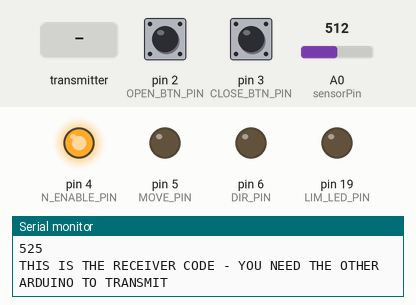
Recording of a sketch running on a simulated Arduino Uno, built with avr-gcc and run on an emulated ATmega328P. Parts: output pins drawn as LEDs (lit = HIGH), the last lines printed to the serial monitor. Dashed ring = blinking. The test bench sets the inputs (shaded band); at power-on: pin 2 (OPEN_BTN_PIN) HIGH, pin 3 (CLOSE_BTN_PIN) HIGH, A0 (sensorPin) = 512. EEPROM starts erased; no radio packets arrive unless stated.

Above: at 3.2 s.
3.3 s: pin 2 (OPEN_BTN_PIN) pulled LOW for 3.2 s
At 6.91 s:
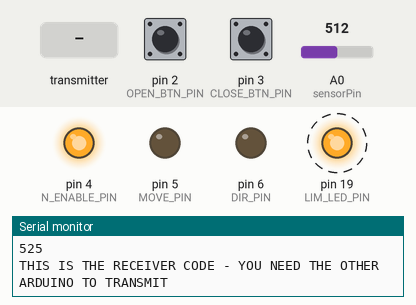
8.9 s: the transmitter starts sending data = 0
10.5 s: pin 3 (CLOSE_BTN_PIN) pulled LOW for 3.2 s
At 15.4 s:
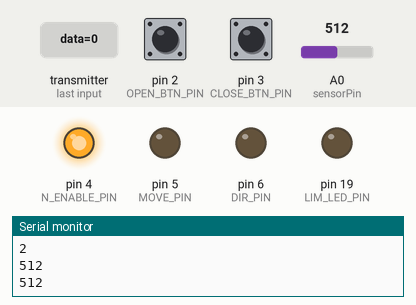
15.9 s: pin 2 (OPEN_BTN_PIN) pulled LOW for 0.25 s
At 16.78 s:
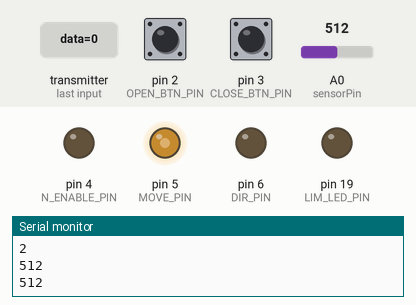
Timing chart, 0 to 18.9 s (numbered marks = the images above; inputs shaded):
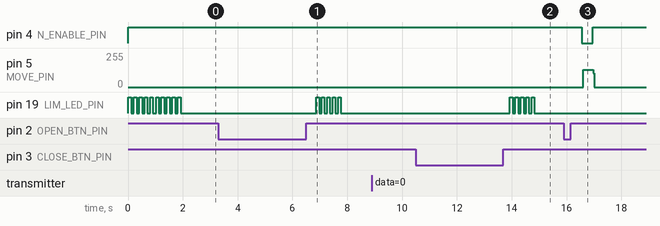

The sketch:

tmrf24_ventmotr_0.ino
```cpp
#include "Arduino.h"
#include <SPI.h>
#include <RF24.h>
#include <EEPROM.h>
#include <ezButton.h>

#define DIR_OPEN     0         //
#define DIR_CLOSE    1
#define N_ENABLE_PIN 4
#define DIR_PIN      6
#define MOVE_PIN     5
#define LIM_LED_PIN  19     // A5 as output
#define NO_CHECK     1      // flag for button presses to bypass position check
#define CMD_OPEN     55
#define CMD_CLOSE    66

#define sensorPin    A0     // select the input pin for the potentiometer
int sensorValue = 0;  // variable to store the value coming from the sensor

//-----------------------------------------------
// Radio setup
//
// This is just the way the RF24 library works:
// Hardware configuration: Set up nRF24L01 radio on SPI bus (pins 11, 12, 13) plus pins CE & CSN
RF24 radio(9, 10);
byte addresses[][6] = {"1Node","2Node"};

//-----------------------------------------------
// Movement limit functions
//
#define LIM_VALID 1234    //prevent uninitialied EEPROM from reading as valid
struct Limit { // Struct for read/write to EEPROM
  int valid;   // when == LIM_VALID
  int lim;
};
struct Limits { // Struct to store limit read values
  int valid;   // when > 0
  int minLim;
  int maxLim;
};

Limits curLimits;    // store limits read from EEPROM

Limits getLimits() {
  Limit gLim;
  curLimits.valid = 0;

  EEPROM.get(0, gLim);   // min limit
  if (gLim.valid == LIM_VALID) {
    curLimits.valid++;
    curLimits.minLim = gLim.lim;
  }

  EEPROM.get(sizeof(Limit), gLim);   // max limit
  if (gLim.valid == LIM_VALID) {
    curLimits.valid++;
    curLimits.maxLim = gLim.lim;
  }

  if (curLimits.valid != 2) curLimits.valid = 0;
  Serial.println("");
  Serial.println("Limits:");
  Serial.println(curLimits.valid);
  Serial.println(curLimits.minLim);
  Serial.println(curLimits.maxLim);
}

void setLimit(int dir, int lim) {
  Limit sLim;
  int maxNotMin;
  if      (dir == DIR_OPEN) maxNotMin = 1;   // max limit: 2nd byte of EEPROM
  else if (dir == DIR_CLOSE) maxNotMin = 0;  // min limit: 1st byte of EEPROM
  sLim.valid = LIM_VALID;
  sLim.lim = lim;
  EEPROM.put(maxNotMin*sizeof(Limit), sLim);
  for (int i=0; i<5; i++) {
      digitalWrite(LIM_LED_PIN, HIGH);
      delay(100);
      digitalWrite(LIM_LED_PIN, LOW);
      delay(100);
  }
  getLimits();
}

// -----------------------------------------------------------
// Stepper Movement
//
int moveStep(int direction, int noCheck=0) {
  if ( (noCheck == 1) ||
       ((direction == DIR_OPEN) && (sensorValue < curLimits.maxLim)) ||
       ((direction == DIR_CLOSE) && (sensorValue > curLimits.minLim)) ) {

    digitalWrite(DIR_PIN, direction);
    digitalWrite(N_ENABLE_PIN, LOW);
    delay(10);
    for (int i=0; i<100; i++) {
      digitalWrite(MOVE_PIN, HIGH);
      delay(2);
      digitalWrite(MOVE_PIN, LOW);
      delay(2);
    }
    digitalWrite(N_ENABLE_PIN, HIGH);
    delay(10);
  }
  return analogRead(sensorPin);
}

// -----------------------------------------------------------
// Button management for setting limits
//
#define OPEN_BTN_PIN    2
#define CLOSE_BTN_PIN   3
#define SHORT_PRESS_TIME  1000  // 1000 milliseconds
#define LONG_PRESS_TIME   2000  // 2000 milliseconds

ezButton openBtn(OPEN_BTN_PIN);
ezButton closeBtn(CLOSE_BTN_PIN);

unsigned long pressedTime  = 0;
unsigned long releasedTime = 0;

void button_loop() {

  if(openBtn.isPressed())
    pressedTime = millis();

  if(closeBtn.isPressed())
    pressedTime = millis();

  if(openBtn.isReleased()) {

    releasedTime = millis();
    long pressDuration = releasedTime - pressedTime;

    if( pressDuration < SHORT_PRESS_TIME ) {
      sensorValue = moveStep(DIR_OPEN, NO_CHECK);
      Serial.print("Local Open button pressed. Sensor: ");
      Serial.println(sensorValue);
    }

    if( pressDuration > LONG_PRESS_TIME )
      setLimit(DIR_OPEN, sensorValue);
  }

  if(closeBtn.isReleased()) {
    releasedTime = millis();
    long pressDuration = releasedTime - pressedTime;

    if( pressDuration < SHORT_PRESS_TIME ) {
      sensorValue = moveStep(DIR_CLOSE, NO_CHECK);
      Serial.print("Local Close button pressed. Sensor: ");
      Serial.println(sensorValue);
    }

    if( pressDuration > LONG_PRESS_TIME )
      setLimit(DIR_CLOSE, sensorValue);
  }
}
unsigned char prevCmd = 0;
int prevSensor = 2000;
long prevMillis = 0;
// -----------------------------------------------------------------------------
// SETUP   SETUP   SETUP   SETUP   SETUP   SETUP   SETUP   SETUP   SETUP
// -----------------------------------------------------------------------------
void setup() {
  Serial.begin(9600);

  pinMode(DIR_PIN, OUTPUT);
  pinMode(MOVE_PIN, OUTPUT);
  pinMode(LIM_LED_PIN, OUTPUT);
  digitalWrite(LIM_LED_PIN, LOW);
  pinMode(N_ENABLE_PIN, OUTPUT);
  digitalWrite(N_ENABLE_PIN, HIGH);

  openBtn.setDebounceTime(50);
  closeBtn.setDebounceTime(50);

  getLimits();

  if (curLimits.valid < 1) {
    Serial.println("Setting Limits near middle...");
    setLimit(DIR_CLOSE, 500);
    setLimit(DIR_OPEN, 525);
  }

  Serial.println("THIS IS THE RECEIVER CODE - YOU NEED THE OTHER ARDUINO TO TRANSMIT");

  // Initiate the radio object
  radio.begin();

  // Set the transmit power to lowest available to prevent power supply related issues
  //radio.setPALevel(RF24_PA_MIN);
  radio.setPALevel(RF24_PA_LOW);

  // Set the speed of the transmission to the quickest available
  //radio.setDataRate(RF24_2MBPS);
  radio.setDataRate(RF24_1MBPS);

  // Use a channel unlikely to be used by Wifi, Microwave ovens etc
  radio.setChannel(124);

  // Open a writing and reading pipe on each radio, with opposite addresses
  radio.openWritingPipe(addresses[0]);
  radio.openReadingPipe(1, addresses[1]);

  // Start the radio listening for data
  radio.startListening();
}

// -----------------------------------------------------------------------------
// We are LISTENING on this device only (although we do transmit a response)
// -----------------------------------------------------------------------------
void loop() {
  openBtn.loop();
  closeBtn.loop();

  sensorValue = analogRead(sensorPin);
  button_loop();        // Check for button operations

  unsigned char data;   // Store received data

  // Is there any data for us to get?
  if ( radio.available()) {

    // Go and read the data
    while (radio.available()) { radio.read( &data, sizeof(char)); }

    //if ( millis() > prevMillis + 2000 ) {
    if ( (data != prevCmd) || ((millis() > prevMillis + 2000) && (
          (sensorValue < prevSensor - 5) ||
          (sensorValue > prevSensor + 5))) ) {
        //Serial.print("  prevSensor:  ");
        //Serial.print(prevSensor);
        //Serial.print("  prevMillis:  ");
        //Serial.print(prevMillis);
        //Serial.print("  Millis:  ");
        //Serial.print(millis());
        Serial.print("Got Command ");
        Serial.print(data);
        Serial.print("  sensor:  ");
        Serial.println(sensorValue);
        prevMillis = millis();
        prevSensor = sensorValue;
        prevCmd = data;
    }

    if (data == CMD_OPEN)  sensorValue = moveStep(DIR_OPEN);
    if (data == CMD_CLOSE) sensorValue = moveStep(DIR_CLOSE);

    // Send back sensor reading mapped into 8 bits
    radio.stopListening();
    data = map( constrain(sensorValue, curLimits.minLim, curLimits.maxLim),         //constrain
                                       curLimits.minLim, curLimits.maxLim, 0, 255); //map
    radio.write( &data, sizeof(char) );

    // Now, resume listening so we catch the next packets.
    radio.startListening();
  }
  delay(200);
}
```

Measured:
- after the input at 3.3 s, pin 19 (LIM_LED_PIN): alternates HIGH for 0.10 s and LOW for 0.10 s, 10 changes in all, then stays LOW, starting after 3.6 s
- after the input at 10.5 s, pin 19 (LIM_LED_PIN): alternates HIGH for 0.10 s and LOW for 0.10 s, 10 changes in all, then stays LOW, starting after 3.4 s
- after the input at 15.9 s, pin 4 (N_ENABLE_PIN): HIGH → LOW after 0.65 s, → HIGH 0.41 s later; pin 5 (MOVE_PIN): 0/255 → 128/255 after 0.71 s, → 0/255 0.36 s later
